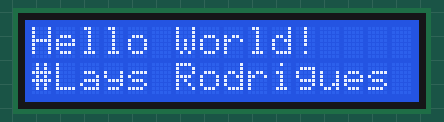
Simulated run of this sketch. Board: Arduino Uno, built with avr-gcc and run on an emulated ATmega328P. On the bench: 16×2 character LCD.

Above: at 0.1 s.
At 3.6 s:
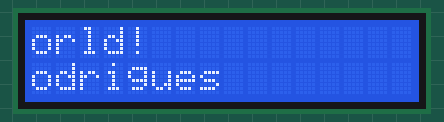
At 7.1 s:
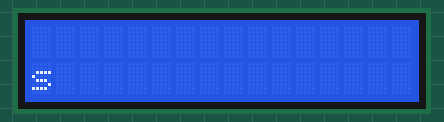
At 13.1 s:
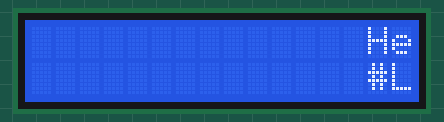
At 19.6 s:
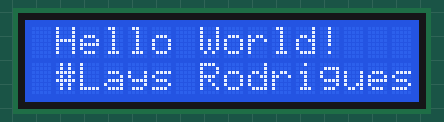
At 39.1 s:
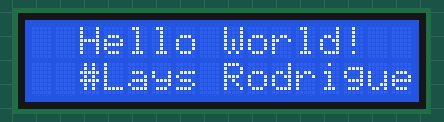

The sketch:

lcd.ino
```cpp
#include <LiquidCrystal.h>

//Define pin's of connection
LiquidCrystal lcd(12, 11, 5, 4, 3, 2);

void setup()
{
  //Define number of columns and lines of the LCD
  lcd.begin(16, 2);
  lcd.clear();
  lcd.setCursor(1,0);
  lcd.print("Hello World!");
  lcd.setCursor(1,1);
  lcd.print("#Lays Rodrigues!");
}

void loop()
{
  lcd.setCursor(16,1);//Set cursor outside the LCD
  lcd.autoscroll(); //Start scroll
  lcd.print(" "); //Print a blank space to start the scroll
  delay(500);
}
```

Measured:
- what the display in image 1 shows lasts 0.5 s, from 3.6 s to 4.1 s
